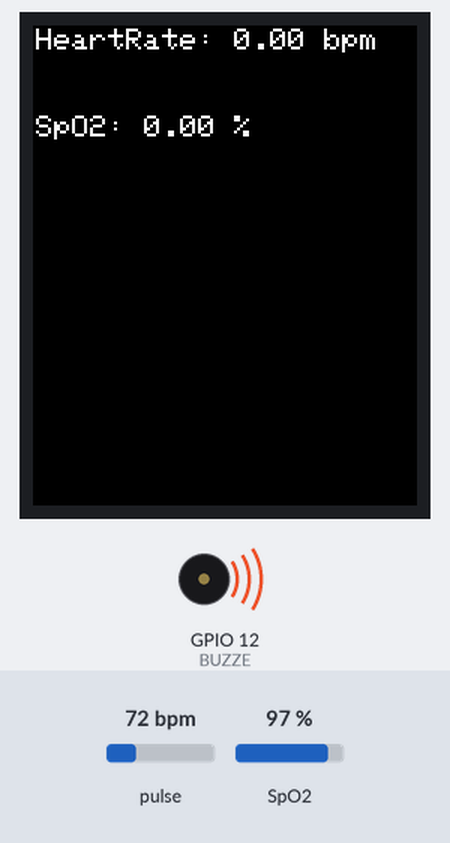
A sketch run on a simulated ESP8266 (NodeMCU). On the bench: 128×160 colour display, buzzer (waves = sounding, pin HIGH). Inputs (shaded band) come from the test bench; at power-on: pulse 72 bpm, SpO2 97 %. WiFi joins after 1.5 s; servers stay silent unless stated; no MQTT or app messages arrive unless stated; what the sketch prints to the serial monitor is not drawn.

Above: at 3.7 s.
3.8 s: pulse set to 42 bpm
At 6.5 s:
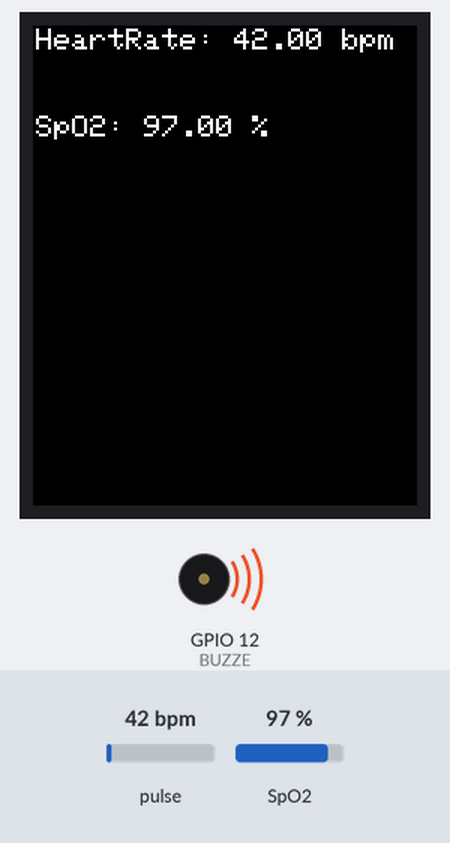
7.0 s: SpO2 set to 80 %
At 8.6 s:
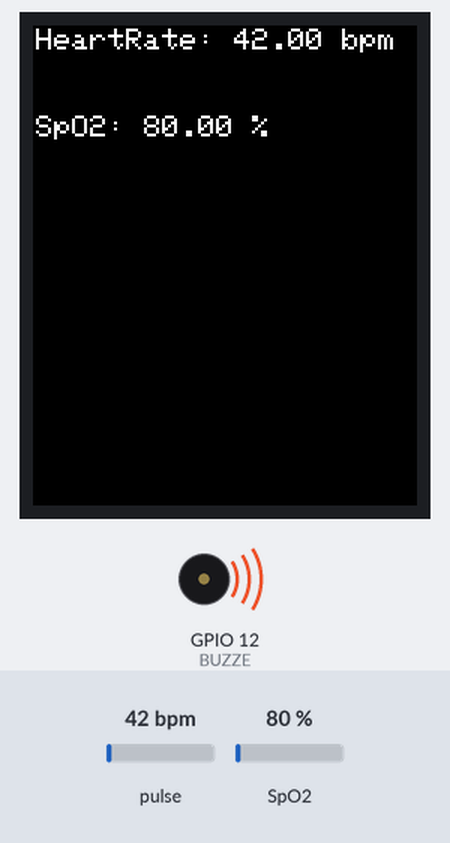
9.0 s: pulse set to 70 bpm
At 10.7 s:
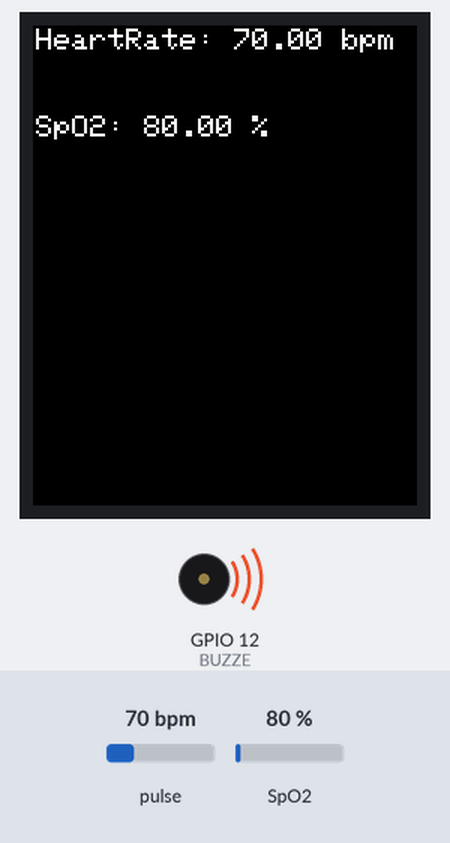
11.0 s: SpO2 set to 85 %
Timing chart, 0 to 14.1 s (numbered marks = the images above; inputs shaded):
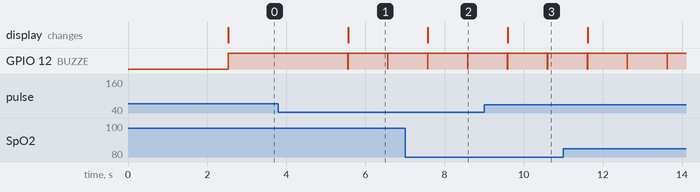

The sketch:

MQTT.ino
```cpp
#define BLYNK_PRINT Serial
#define BLYNK_TEMPLATE_ID "TMPL6F-BV1vtn"
#define BLYNK_TEMPLATE_NAME "BTL"
#define BLYNK_AUTH_TOKEN "Ni8wY7KfFcgoXZhs__cyJUubSzKAgTme"


#include <ESP8266WiFi.h>
#include <PubSubClient.h>
#include <Adafruit_GFX.h>
#include <Adafruit_ST7735.h>
#include <ESP8266WiFi.h>
#include <Wire.h>
#include "MAX30100_PulseOximeter.h"
#include <BlynkSimpleEsp8266.h>


#define TFT_CS 2
#define TFT_DC 0
#define TFT_RST 16
#define Display_Color_Black 0x0000
#define Display_Color_White 0xFFFF
#define TextSize 1.5
#define REPORTING_PERIOD_MS 1000


Adafruit_ST7735 tft = Adafruit_ST7735(TFT_CS, TFT_DC, TFT_RST);
PulseOximeter pox;


uint32_t tsLastReport = 0;
const int BUZZE = 12;

const char* ssid = "thang2.4";
const char* password = "thangcachep";

const char* mqtt_server = "maqiatto.com";
const int mqtt_port = 1883;
const char* mqtt_user = "ducthang906@gmail.com";
const char* mqtt_password = "ducthang08052002";

const char* topicHeart_rate = "ducthang906@gmail.com/heart_rate";
const char* topicSpO2 = "ducthang906@gmail.com/spo2";

const char* mqtt_id = "esp8266";

WiFiClient client;
PubSubClient espClient(client);


void onBeatDetected()
{
  Serial.println("Beat!");
}


void setup_wifi() {
  Serial.println();
  Serial.print("Connecting to ");
  Serial.println(ssid);

  WiFi.begin(ssid, password);
  while (WiFi.status() != WL_CONNECTED) {
    delay(1000);
    Serial.print(".");
  }
  Serial.println("");
  Serial.println("WiFi connected");
  Serial.println("IP address: " + WiFi.localIP().toString());
}


void callback(char* topic, byte* payload, unsigned int length) {
  Serial.print("Message arrived [");
  Serial.print(topic);
  Serial.print("] ");
  for (int i = 0; i < length; i++) {
    Serial.print((char)payload[i]);
  }
  Serial.println();
}


void reconnect() {
  // Loop until we're reconnected
  while (!espClient.connected()) {
    if (espClient.connect(mqtt_id, mqtt_user, mqtt_password)) {
      Serial.println("connected");
    } else {
      Serial.print("failed, rc=");
    }
  }
}


void setup(){
  Serial.begin(9600);

  setup_wifi();

  espClient.setServer(mqtt_server, mqtt_port);
  espClient.setCallback(callback);
  Serial.println("Connecting to mqtt");
  while(!espClient.connect(mqtt_id, mqtt_user, mqtt_password))
  {
    delay(500);
    Serial.print("connecting ");
  }
  Serial.println("Connected to mqtt ");

  Blynk.begin(BLYNK_AUTH_TOKEN, ssid, password);


  tft.initR(INITR_BLACKTAB);
  tft.fillScreen(Display_Color_Black);
  tft.setTextColor(Display_Color_White);
  tft.setTextSize(TextSize);

  pinMode(BUZZE, OUTPUT);

  if (!pox.begin()) {
    Serial.println("FAILED");
    for(;;);
  }
  else{
    Serial.println("SUCCESS");
  }
  pox.setOnBeatDetectedCallback(onBeatDetected);

}


void loop(){
  if (!espClient.connected()) {
    reconnect();
  }
  espClient.loop();

  Blynk.run();

  pox.update();

  if (millis() - tsLastReport >= 1000) {
    //pox.update();
    float heart_rate = pox.getHeartRate();
    float spo2 = pox.getSpO2();

    String payload_heart_rate = String(heart_rate);
    String payload_spo2 = String(spo2);

    if(heart_rate > 0 && spo2 > 0){
      digitalWrite(BUZZE, LOW);
    }

    Serial.print("Heart rate:");
    Serial.print(heart_rate);
    Serial.print("bpm / SpO2:");
    Serial.print(spo2);
    Serial.println("%");

    tft.fillRect(1, 1, 160, 20, Display_Color_Black);
    tft.setCursor(1, 1);
    tft.setTextSize(TextSize);
    tft.setTextColor(Display_Color_White);
    tft.print("HeartRate: ");
    tft.print(heart_rate);
    tft.print(" bpm");

    tft.fillRect(1, 30, 160, 20, Display_Color_Black);
    tft.setCursor(1, 30);
    tft.print("SpO2: ");
    tft.print(spo2);
    tft.print(" %");

    Blynk.virtualWrite(V7, heart_rate); // V1 là ID của nút Gauge 1 trong ứng dụng Blynk
    Blynk.virtualWrite(V8, spo2); // V2 là ID của nút Gauge 2 trong ứng dụng Blynk


    if(espClient.connected()){
      espClient.publish(topicHeart_rate, payload_heart_rate.c_str());
      espClient.publish(topicSpO2, payload_spo2.c_str());
    }else{
      Serial.println("MQTT not connected!");
    }

    tsLastReport = millis();
  }
  digitalWrite(BUZZE, HIGH);
}
```

Measured:
- after the input at 3.8 s, the display: changes after 1.8 s (image 1)
- after the input at 7.0 s, the display: changes after 0.58 s (image 2)
- after the input at 9.0 s, the display: changes after 0.60 s (image 3)
- by itself, GPIO 12 (BUZZE): alternates HIGH for 1.0 s and LOW for 0.01 s
